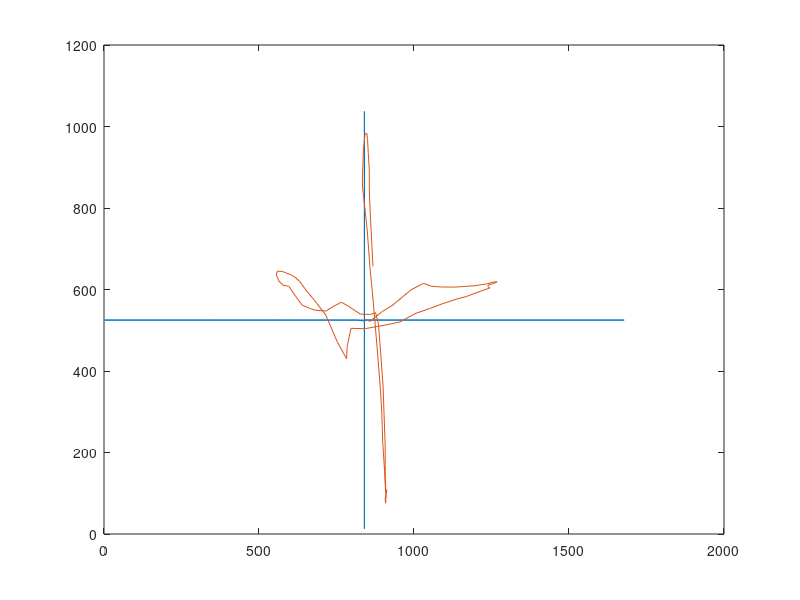
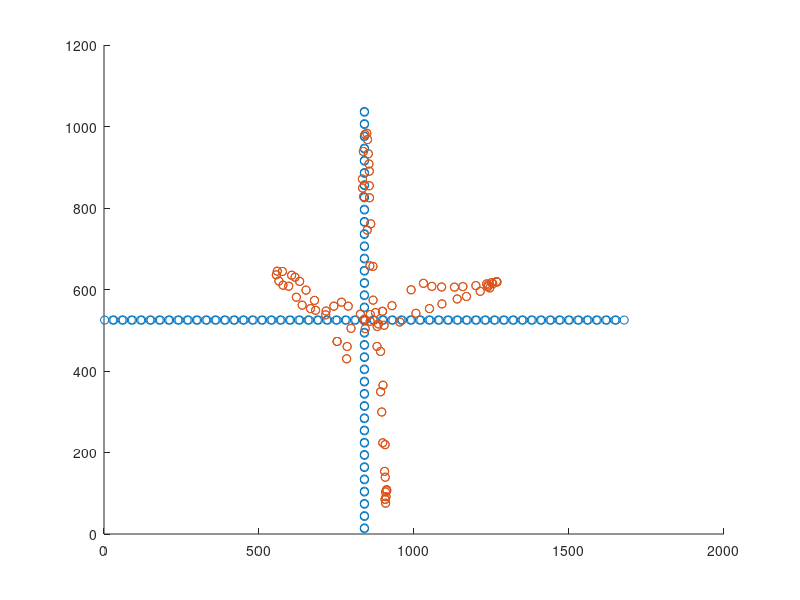
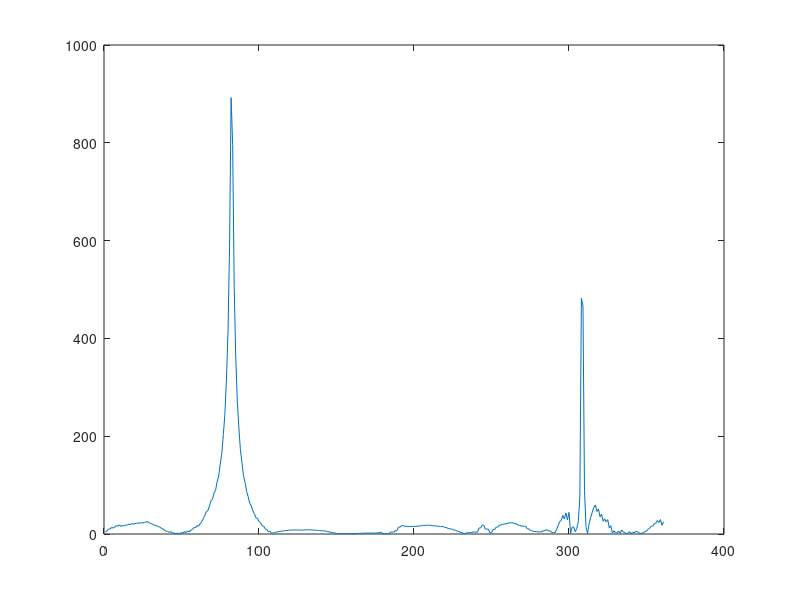

These charts were generated, in order, by the following MATLAB code:
clear
close all;

load('validation_data_3.mat');

validation_expected = total_validation_data(:, 1:2);
validation_predicted = total_validation_data(:, 3:4);

validation_expected = downsample(validation_expected, 15);
validation_predicted = downsample(validation_predicted, 15);

figure(1)
plot(validation_expected(:, 1), validation_expected(:, 2));
hold on;
plot(validation_predicted(:, 1), validation_predicted(:, 2));

figure(2)
scatter(validation_expected(:, 1), validation_expected(:, 2));
hold on;
scatter(validation_predicted(:, 1), validation_predicted(:, 2));

percent_error = (abs(validation_predicted(2:end, :) - validation_expected(2:end, :)) ./ validation_expected(2:end, :)) * 100;
percent_error(percent_error>1000)=[];
figure(3)
plot(percent_error)

percent_error_mod_avg = mean(percent_error, 2);

average_percent_error = mean(percent_error_mod_avg)

average_percent_error_total = sum(percent_error_mod_avg)

euclideanDistance = sqrt((validation_expected(:,1)-validation_predicted(:,1)).^2+(validation_expected(:,2)-validation_predicted(:,2)).^2);
euclideanDistance_mean = mean(euclideanDistance)


% D = pdist2(validation_expected,validation_predicted, 'euclidean')
